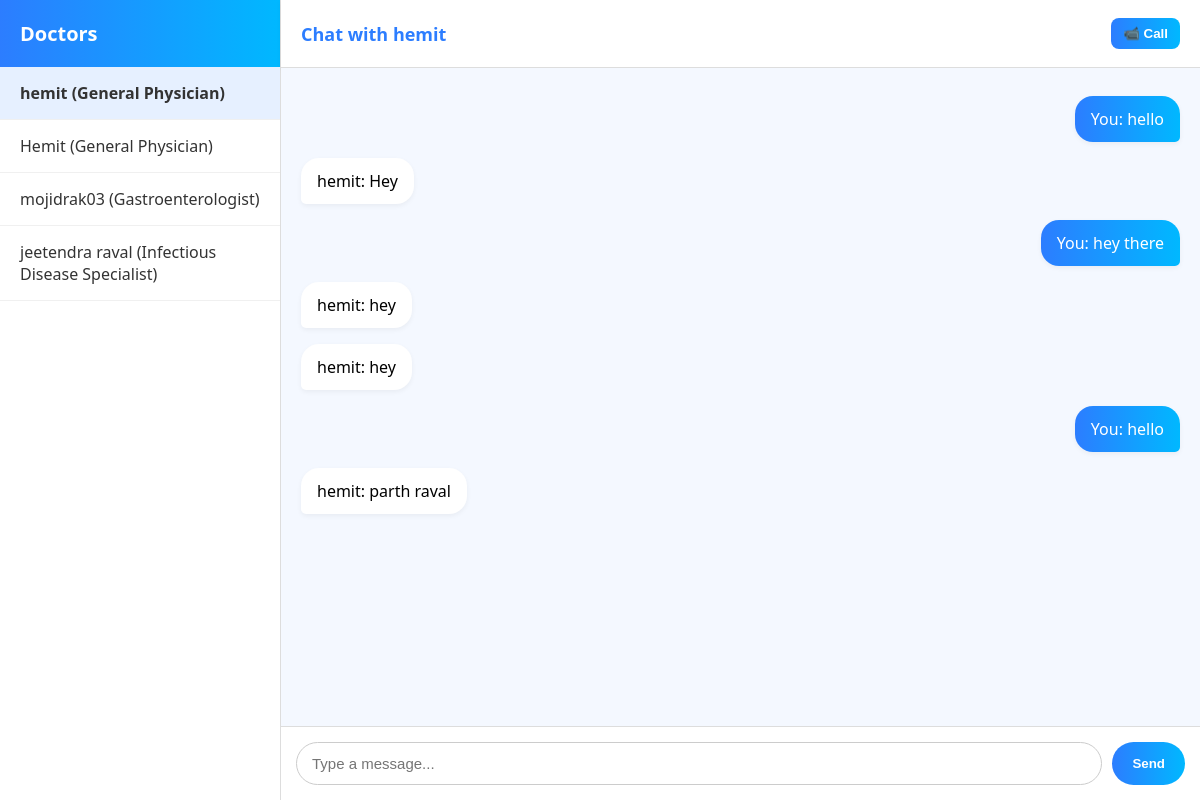
The app's page /chat?doctor=hemit (signed in), older data.
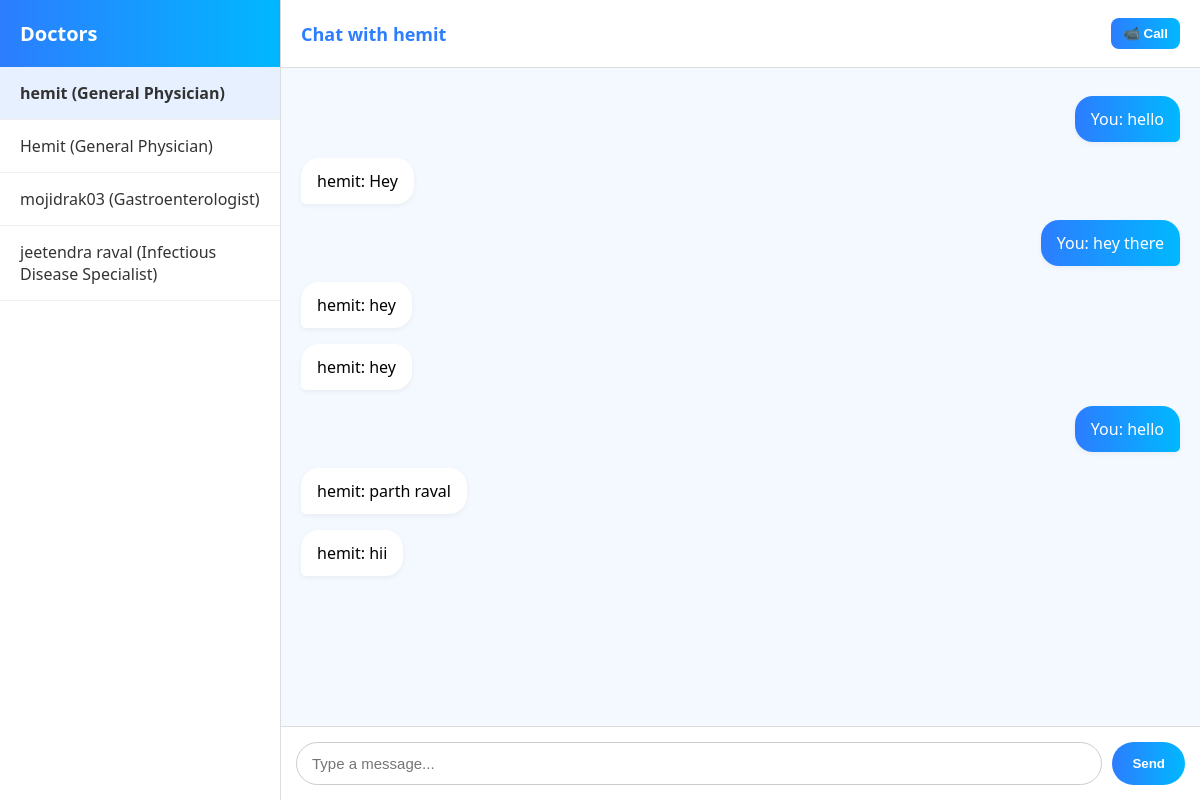
The same page, newer data.
### app.py (models this page shows)
class User(db.Model):
    id = db.Column(db.Integer, primary_key=True)
    username = db.Column(db.String(50), unique=True, nullable=False)
    password = db.Column(db.String(100), nullable=False)
    role = db.Column(db.String(10), nullable=False)  # "patient" or "doctor"
    specialty = db.Column(db.String(50))  # only for doctors

class Message(db.Model):
    id = db.Column(db.Integer, primary_key=True)
    patient = db.Column(db.String(50), nullable=False)
    doctor = db.Column(db.String(50), nullable=False)
    text = db.Column(db.Text, nullable=False)
    sender = db.Column(db.String(10), nullable=False)  # "patient" or "doctor"

### app.py (the view, shortened to what this page needs)
@app.route("/chat", methods=["GET", "POST"])
def chat():
    if "patient_username" not in session:
        return redirect(url_for("login_patient"))
    username = session["patient_username"]
    selected_doctor = request.args.get("doctor")  # active doctor
    doctors = {u.username: {"specialty": u.specialty} for u in User.query.filter_by(role="doctor").all()}
    messages = []
    if selected_doctor:
        messages = Message.query.filter_by(patient=username, doctor=selected_doctor).all()
    return render_template("chat.html",
                           username=username,
                           doctors=doctors,
                           active_doctor=selected_doctor,
                           messages=messages)

### templates/chat.html (shortened to what this page needs)
<!DOCTYPE html>
<html lang="en">
<head>
</head>
<body>
  <div class="container">
    <div class="sidebar">
      <h2>Doctors</h2>
      {% for doc, details in doctors.items() %}
        <a class="contact {% if active_doctor == doc %}active{% endif %}"
           href="{{ url_for('chat') }}?doctor={{ doc|urlencode }}">
          {{ doc }} ({{ details['specialty'] }})
        </a>
      {% endfor %}
    </div>
    <div class="chat-window">
      {% if active_doctor %}
        <div class="chat-header">
          <div>Chat with {{ active_doctor }}</div>
          <div>
            <button class="call-btn" id="callBtn" onclick="startCall('{{ active_doctor }}')">📹 Call</button>
          </div>
        </div>
        <div class="chat-box" id="chat-box">
          {% for msg in messages %}
            <div class="msg {{ msg.sender }}">
              {% if msg.sender == 'patient' %}You: {{ msg.text }}
              {% else %}{{ active_doctor }}: {{ msg.text }}{% endif %}
            </div>
          {% endfor %}
        </div>
        <form method="POST" class="form-box">
          <input type="text" name="message" placeholder="Type a message..." required>
          <button type="submit">Send</button>
        </form>
      {% else %}
        <div class="chat-header">Select a doctor to start chatting</div>
      {% endif %}
    </div>
  </div>
</body>
</html>

Row changes from the older to the newer data that the page shows:
added Message: doctor "hemit", text "hii"
